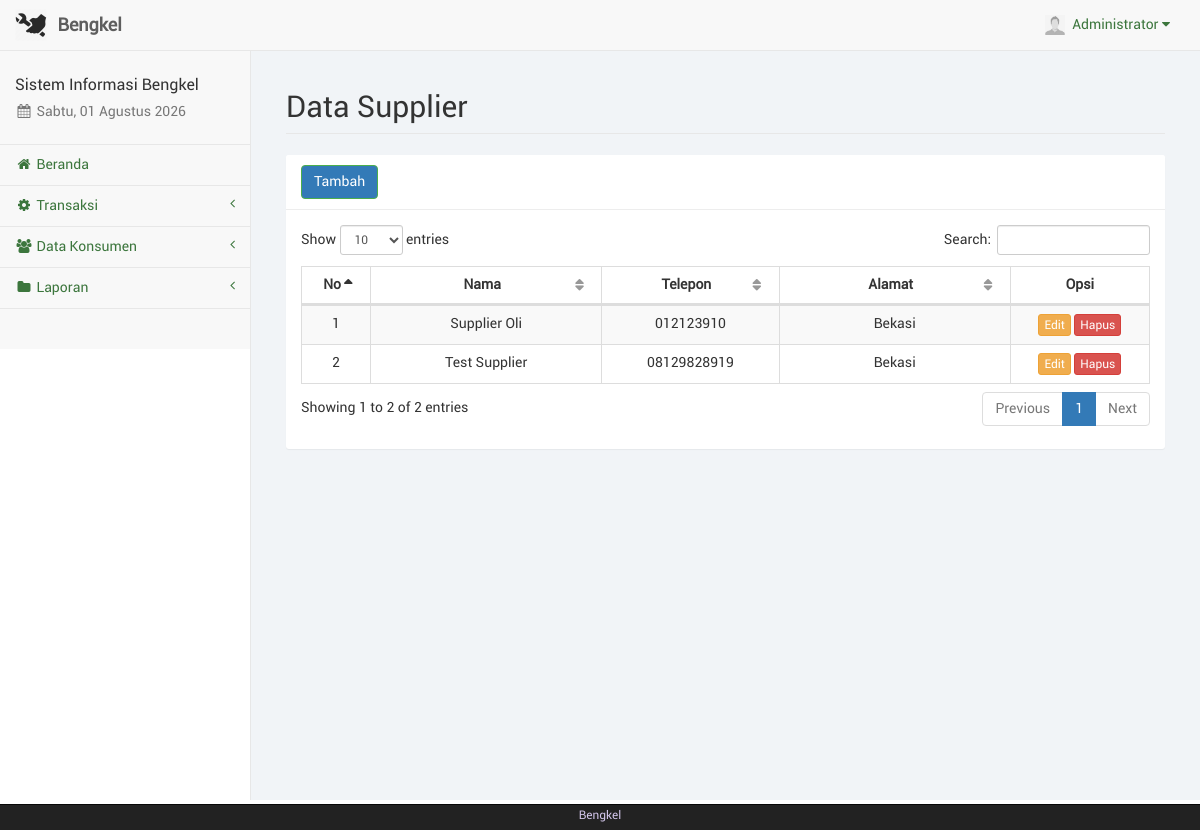
The app's page /supplier.php (signed in) with its own data.
### tables this page shows
CREATE TABLE IF NOT EXISTS `supplier` (
  `id_spl` int(11) NOT NULL,
  `nama_spl` varchar(50) NOT NULL,
  `telp_spl` varchar(20) NOT NULL,
  `alamat_spl` text NOT NULL
);

### sess_check.php (called while the page is built, shortened)
<?php
	$chk_sess = isset($_SESSION['admin']) ? (int)$_SESSION['admin'] : 0;
	include("dist/config/koneksi.php");
	$sql_sess = "SELECT * FROM admin WHERE id_adm='$chk_sess'";
	$ress_sess = mysqli_query($conn, $sql_sess);
	$row_sess = mysqli_fetch_array($ress_sess);
	$sess_admname = $row_sess['nama_adm'];
	$sess_admfoto = $row_sess['foto_adm'];
?>

### supplier.php (the view, shortened to what this page needs)
<?php
	include("sess_check.php");
	$pagedesc = "Data Supplier";
	include("layout_top.php");
?>
		<div id="page-wrapper">
            <div class="container-fluid">
                <div class="row">
                    <div class="col-lg-12">
                        <h1 class="page-header">Data Supplier</h1>
                    </div>
                </div>
				<div class="row">
					<div class="col-lg-12"><?php include("layout_alert.php"); ?></div>
				</div>
				<div class="row">
					<div class="col-lg-12">
						<div class="panel panel-default">
							<div class="panel-heading">
								<a href="supplier_tambah.php" class="btn btn-success">Tambah</a>
							</div>
							<div class="panel-body">
								<table class="table table-striped table-bordered table-hover" id="tabel-data">
									<thead>
										<tr>
											<th width="1%">No</th>
											<th width="10%">Nama</th>
											<th width="5%">Telepon</th>
											<th width="10%">Alamat</th>
											<th width="5%">Opsi</th>
										</tr>
									</thead>
									<tbody>
										<?php
											$i = 1;
											$sql = "SELECT * FROM supplier ORDER BY nama_spl ASC";
											$ress = mysqli_query($conn, $sql);
											while($data = mysqli_fetch_array($ress)) {
												echo '<tr>';
												echo '<td class="text-center">'. $i .'</td>';
												echo '<td class="text-center">'. $data['nama_spl'] .'</td>';
												echo '<td class="text-center">'. $data['telp_spl'] .'</td>';
												echo '<td class="text-center">'. $data['alamat_spl'] .'</td>';
												echo '<td class="text-center">
													  <a href="supplier_edit.php?spl='. $data['id_spl'] .'" class="btn btn-warning btn-xs">Edit</a>';?>
													  <a href="supplier_hapus.php?spl=<?php echo $data['id_spl'];?>" onclick="return confirm('Apakah anda yakin akan menghapus <?php echo $data['nama_spl'];?>?');" class="btn btn-danger btn-xs">Hapus</a></td>
												<?php
												echo '</tr>';
												$i++;
											}
										?>
									</tbody>
								</table>
							</div>
						</div>
					</div>
				</div>
            </div>
        </div>
<?php
	include("layout_bottom.php");
?>

### layout_top.php (shortened to what this page needs)
<?php
	$haries = array("Sunday" => "Minggu", "Monday" => "Senin", "Tuesday" => "Selasa", "Wednesday" => "Rabu", "Thursday" => "Kamis", "Friday" => "Jum'at", "Saturday" => "Sabtu");
	$bulans = array("", "Januari", "Februari", "Maret", "April", "Mei", "Juni", "Juli", "Agustus", "September", "Oktober", "November", "Desember");
	$hari_ini = $haries[date("l")];
	$bulan_ini = $bulans[date("n")];
	$tanggal = date("d");
	$tahun = date("Y");
?>
<!DOCTYPE html>
<html lang="en">
<head>
	<link href="libs/bootstrap/dist/css/bootstrap.min.css" rel="stylesheet">
	<link href="libs/metisMenu/dist/metisMenu.min.css" rel="stylesheet">
    <link href="libs/datatables-plugins/integration/bootstrap/3/dataTables.bootstrap.css" rel="stylesheet">
    <link href="libs/datatables-responsive/css/dataTables.responsive.css" rel="stylesheet">
	<link href="dist/css/sb-admin-2.css" rel="stylesheet">
	<link href="dist/css/offline-font.css" rel="stylesheet">
	<link href="dist/css/custom.css" rel="stylesheet">
	<link href="libs/font-awesome/css/font-awesome.min.css" rel="stylesheet" type="text/css">
</head>
<body>
    <div id="wrapper">
        <nav class="navbar navbar-default navbar-static-top" role="navigation" style="margin-bottom: 0">
            <div class="navbar-header">
				<a class="navbar-brand hidden-xs" href="index.php">
					<img src="foto/logo.png" alt="brand" width="32" class="float-left image-brand">
					<div class="float-right">&nbsp;<strong>Bengkel</strong></div>
				</a>
			</div>
            <ul class="nav navbar-top-links navbar-right">
				<li class="dropdown dropdown-right">
					<a class="dropdown-toggle" data-toggle="dropdown" href="#">
						<img src="../foto/<?php echo $sess_admfoto;?>" width="20px" height="20px" padding="0px">&nbsp;&nbsp;<?php echo ucfirst($sess_admname); ?>&nbsp;<i class="fa fa-caret-down"></i>
					</a>
				</li>
			</ul>
            <div class="navbar-default sidebar" role="navigation">
                <div class="sidebar-nav navbar-collapse">
                    <ul class="nav" id="side-menu">
                        <li class="sidebar-search">
							<h4>Sistem Informasi Bengkel</h4>
							<h5 class="text-muted"><i class="fa fa-calendar fa-fw"></i>&nbsp;<?php echo $hari_ini.", ".$tanggal." ".$bulan_ini." ".$tahun ?></h5>
						</li>
						<?php
							if($pagedesc == "Beranda") {
								echo '<li><a href="index.php" class="active"><i class="fa fa-home fa-fw"></i>&nbsp;Beranda</a></li>';
							}
							else {
								echo '<li><a href="index.php"><i class="fa fa-home fa-fw"></i>&nbsp;Beranda</a></li>';
							}
							if(isset($menuparent) && $menuparent == "transaksi") {
								echo '<li class="active">';
							}
							else {
								echo '<li>';
							}
						?>
							<a href="#"><i class="fa fa-gear fa-fw"></i>&nbsp;Transaksi<span class="fa arrow"></span></a>
						</li>
						<?php
							if(isset($menuparent) && $menuparent == "konsumen") {
								echo '<li class="active">';
							}
							else {
								echo '<li>';
							}
						?>
							<a href="#"><i class="fa fa-group fa-fw"></i>&nbsp;Data Konsumen<span class="fa arrow"></span></a>
						<?php
							if(isset($menuparent) && $menuparent == "laporan") {
								echo '<li class="active">';
							}
							else {
								echo '<li>';
							}
						?>
							<a href="#"><i class="fa fa-folder fa-fw"></i>&nbsp;Laporan<span class="fa arrow"></span></a>
						</li>
	                </ul>
                </div>
            </div>
        </nav>

### records on screen
supplier: nama_spl "Supplier Oli", telp_spl "012123910", alamat_spl "Bekasi"
supplier: nama_spl "Test Supplier", telp_spl "08129828919", alamat_spl "Bekasi"

### other values on screen
$sess_admname "Administrator"
